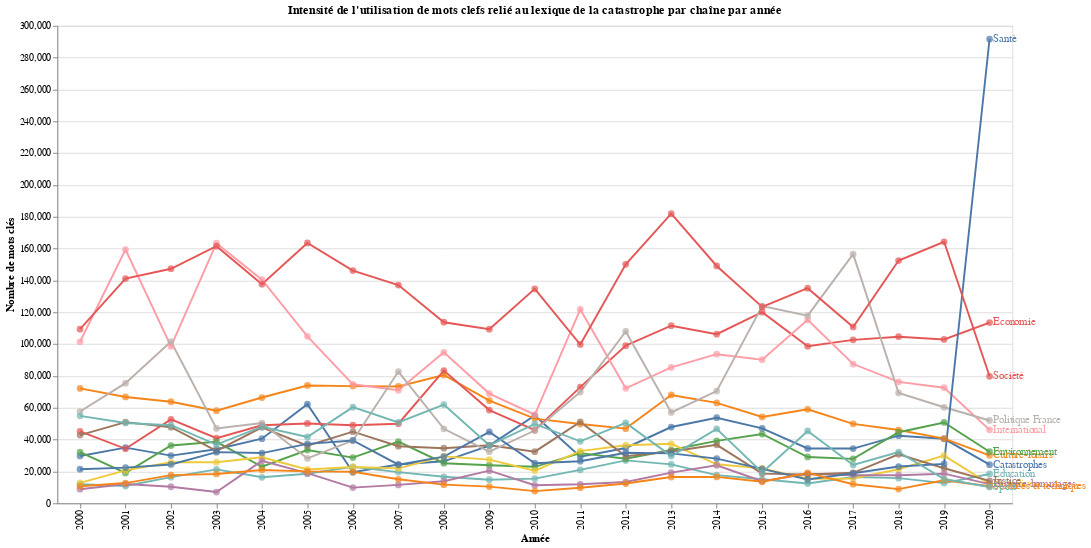

The code cell stored with this chart in its notebook:
### Code cell
import altair as alt

chart = alt.Chart(sub_ina_chaine).mark_point(opacity=1,color="white").encode(
    x=alt.X('Year:O', title='Année'), 
    color=alt.Color('Theme', legend=None),
)

line = chart.mark_line().encode(
    y = alt.Y('mean(Nb Mots clefs):Q', title='Nombre de mots clés')
)

courbe = chart.mark_circle().encode(
    alt.X("last_date['Year']:O"),
    alt.Y("last_date['Nb Mots clefs']:Q")
).transform_aggregate(
    last_date="argmax(Year)",
    groupby=["Theme"]
)

Theme = courbe.mark_text(align="left", dx=4).encode(text="Theme")

point_chart = alt.Chart(sub_ina_chaine).mark_point(size=50, filled=True).encode(
    x=alt.X('Year:O'),
    y=alt.Y('Nb Mots clefs:Q'),
    color='Theme',
    tooltip=['Year', 'Nb Mots clefs']
)

alt.theme.enable('carbong100')

chart = (line + Theme + point_chart).properties(
    width=1000,
    height=500,
    title="Intensité de l'utilisation de mots clefs relié au lexique de la catastrophe par chaîne par année"
).interactive()

chart

### Figure 1 — Vega-Lite specification as saved in the notebook (floating-point values rounded to 4 significant figures; data arrays with more than 128 entries replaced by an {"elided": "..."} marker saying what was removed)
{"usermeta": {"embedOptions": {"theme": "carbong100"}}, "config": {"view": {"continuousWidth": 300, "continuousHeight": 300}}, "layer": [{"mark": {"type": "line"}, "encoding": {"color": {"field": "Theme", "legend": null, "type": "nominal"}, "x": {"field": "Year", "title": "Année", "type": "ordinal"}, "y": {"aggregate": "mean", "field": "Nb Mots clefs", "title": "Nombre de mots clés", "type": "quantitative"}}, "name": "view_2"}, {"mark": {"type": "text", "align": "left", "dx": 4}, "encoding": {"color": {"field": "Theme", "legend": null, "type": "nominal"}, "text": {"field": "Theme", "type": "nominal"}, "x": {"field": "last_date['Year']", "type": "ordinal"}, "y": {"field": "last_date['Nb Mots clefs']", "type": "quantitative"}}, "transform": [{"aggregate": [{"op": "argmax", "field": "Year", "as": "last_date"}], "groupby": ["Theme"]}]}, {"mark": {"type": "point", "filled": true, "size": 50}, "encoding": {"color": {"field": "Theme", "type": "nominal"}, "tooltip": [{"field": "Year", "type": "quantitative"}, {"field": "Nb Mots clefs", "type": "quantitative"}], "x": {"field": "Year", "type": "ordinal"}, "y": {"field": "Nb Mots clefs", "type": "quantitative"}}}], "data": {"name": "data-683d261394e746e4085b7411b4dc9db8"}, "height": 500, "params": [{"name": "param_2", "select": {"type": "interval", "encodings": ["x", "y"]}, "bind": "scales", "views": ["view_2"]}], "title": "Intensité de l'utilisation de mots clefs relié au lexique de la catastrophe par chaîne par année", "width": 1000, "$schema": "https://vega.github.io/schema/vega-lite/v5.20.1.json", "datasets": {"data-683d261394e746e4085b7411b4dc9db8": {"elided": "294 records"}}}
